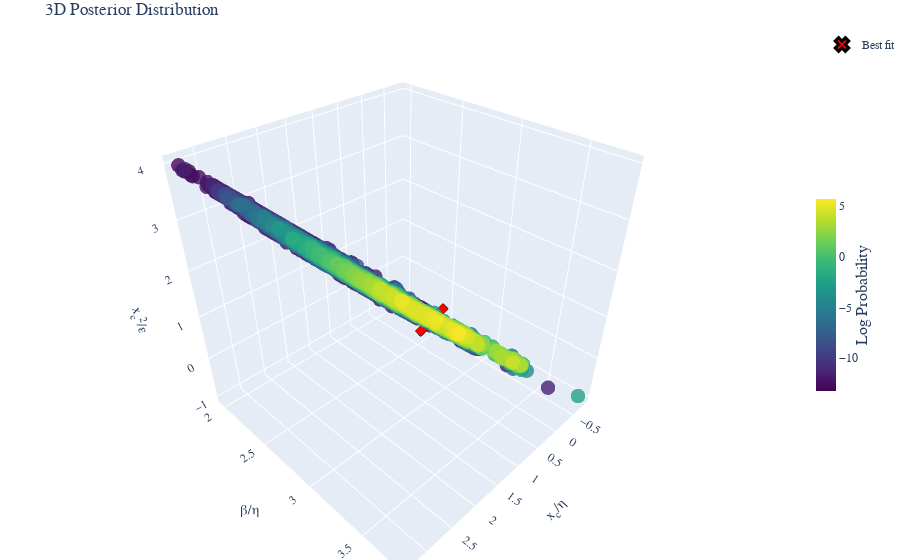

Notebook code for this chart:
### Code cell
post.bins =None
fig =post.plot_posterior3D_interactive([0,1,2],labels=["$x_c/\\eta$","$\\beta/\\eta$","$x_c^2/\\epsilon$","$x_c$","ExtH"], truths=np.log(best_theta_trans),truth_label="Best fit" )
# Save the figure using matplotlib's savefig instead of plotly's write_image
fig.show()
# Save the figure as HTML
html_file_name=file.replace('_post.csv','_3D')
html_path = os.path.join(Products_folder, 'html_3d_plots', f'{html_file_name}.html')
# Create directory if it doesn't exist
os.makedirs(os.path.dirname(html_path), exist_ok=True)
fig.write_html(html_path)

### Figure 1 — Plotly figure (JSON) as saved in the notebook; plotly's stock layout.template omitted (floating-point values rounded to 4 significant figures; data arrays with more than 128 entries replaced by an {"elided": "..."} marker saying what was removed)
{"data": [{"marker": {"color": {"elided": "4068 float values"}, "colorbar": {"len": 0.4, "thickness": 20, "title": {"font": {"size": 16}, "side": "right", "text": "Log Probability"}, "x": 1.0, "y": 0.5}, "colorscale": [[0.0, "#440154"], [0.1111, "#482878"], [0.2222, "#3e4989"], [0.3333, "#31688e"], [0.4444, "#26828e"], [0.5556, "#1f9e89"], [0.6667, "#35b779"], [0.7778, "#6ece58"], [0.8889, "#b5de2b"], [1.0, "#fde725"]], "opacity": 0.8, "size": 5}, "mode": "markers", "name": "Posterior", "scene": "scene", "showlegend": false, "type": "scatter3d", "x": {"elided": "4068 float values"}, "y": {"elided": "4068 float values"}, "z": {"elided": "4068 float values"}}, {"marker": {"color": "red", "line": {"color": "black", "width": 3}, "size": 12, "symbol": "x"}, "mode": "markers", "name": "Best fit", "scene": "scene", "showlegend": true, "type": "scatter3d", "x": [0.5489], "y": [2.858], "z": [0.4449]}], "layout": {"font": {"family": "Computer Modern"}, "margin": {"b": 0, "l": 0, "r": 0, "t": 30}, "scene": {"aspectmode": "cube", "xaxis": {"exponentformat": "e", "showexponent": "all", "title": {"font": {"size": 14}, "text": "x<sub>c</sub>/η"}}, "yaxis": {"exponentformat": "e", "showexponent": "all", "title": {"font": {"size": 14}, "text": "β/η"}}, "zaxis": {"exponentformat": "e", "showexponent": "all", "title": {"font": {"size": 14}, "text": "x<sub>c</sub><sup>2</sup>/ε"}}}, "title": {"text": "3D Posterior Distribution"}}}
